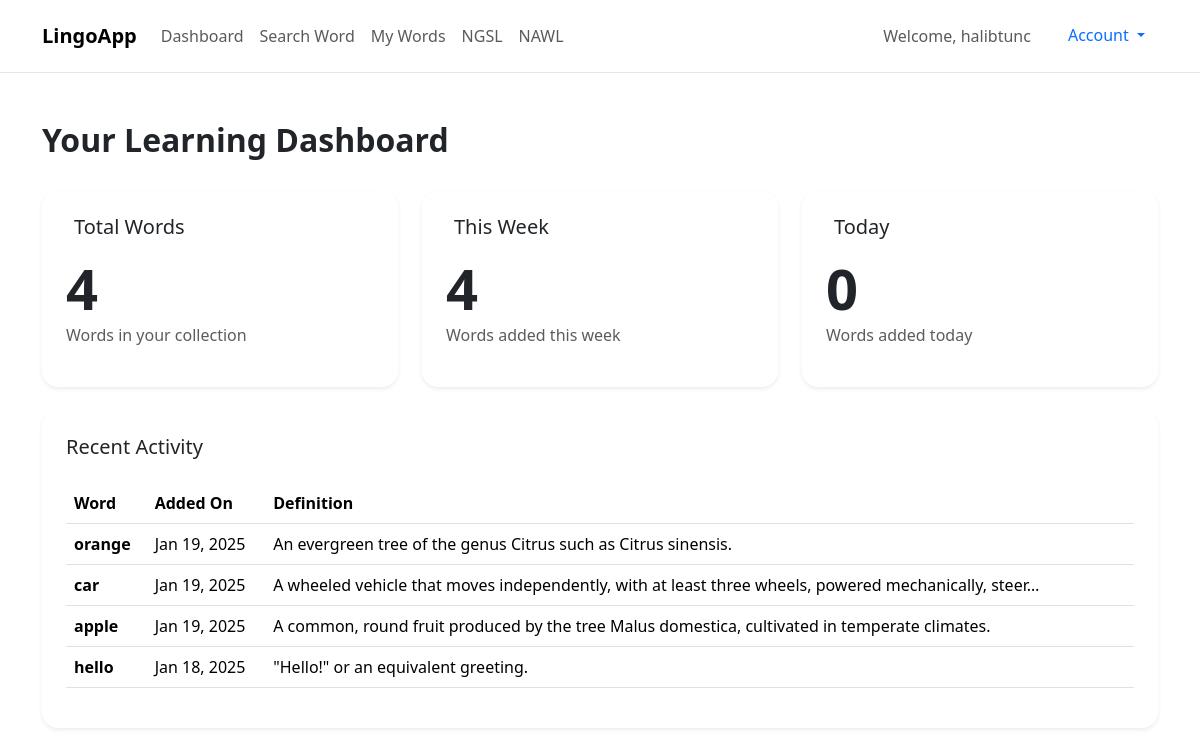
The app's page /dashboard/ (signed in) with its own data.
### dictapp/models.py (models this page shows, shortened)
class Word(models.Model):
    user = models.ForeignKey(
        User, on_delete=models.CASCADE, related_name='words', null=True)
    word = models.CharField(max_length=100)
    phonetic = models.CharField(max_length=100, null=True, blank=True)
    meanings = models.JSONField()  # Store the word meanings as JSON
    created_at = models.DateTimeField(auto_now_add=True)
    class Meta:
        ordering = ['-created_at']
        unique_together = ['user', 'word']

### dictapp/views.py (the view)
# urls.py: path('dashboard/', views.dashboard, name='dashboard'),
@login_required
def dashboard(request):
    now = timezone.now()
    week_ago = now - timedelta(days=7)
    today_start = now.replace(hour=0, minute=0, second=0, microsecond=0)
    total_words = Word.objects.filter(user=request.user).count()
    words_this_week = Word.objects.filter(
        user=request.user,
        created_at__gte=week_ago
    ).count()
    words_today = Word.objects.filter(
        user=request.user,
        created_at__gte=today_start
    ).count()
    recent_words = Word.objects.filter(
        user=request.user
    ).order_by('-created_at')[:5]
    context = {
        'total_words': total_words,
        'words_this_week': words_this_week,
        'words_today': words_today,
        'recent_words': recent_words,
    }
    return render(request, 'dashboard.html', context)

### dictapp/templates/dashboard.html (shortened to what this page needs)
{% extends 'base.html' %}
{% block content %}
<div class="container py-5">
    <div class="row">
        <div class="col-12 mb-4">
            <h2 class="fw-bold">Your Learning Dashboard</h2>
        </div>
    </div>
    <div class="row g-4">
        <div class="col-md-4">
            <div class="card border-0 shadow-sm rounded-4 h-100">
                <div class="card-body p-4">
                    <div class="d-flex align-items-center mb-3">
                        <h5 class="card-title mb-0">Total Words</h5>
                    </div>
                    <h2 class="display-4 fw-bold mb-0">{{ total_words }}</h2>
                    <p class="text-muted">Words in your collection</p>
                </div>
            </div>
        </div>
        <div class="col-md-4">
            <div class="card border-0 shadow-sm rounded-4 h-100">
                <div class="card-body p-4">
                    <div class="d-flex align-items-center mb-3">
                        <h5 class="card-title mb-0">This Week</h5>
                    </div>
                    <h2 class="display-4 fw-bold mb-0">{{ words_this_week }}</h2>
                    <p class="text-muted">Words added this week</p>
                </div>
            </div>
        </div>
        <div class="col-md-4">
            <div class="card border-0 shadow-sm rounded-4 h-100">
                <div class="card-body p-4">
                    <div class="d-flex align-items-center mb-3">
                        <h5 class="card-title mb-0">Today</h5>
                    </div>
                    <h2 class="display-4 fw-bold mb-0">{{ words_today }}</h2>
                    <p class="text-muted">Words added today</p>
                </div>
            </div>
        </div>
    </div>
    <div class="row mt-4">
        <div class="col-12">
            <div class="card border-0 shadow-sm rounded-4">
                <div class="card-body p-4">
                    <h5 class="card-title mb-4">Recent Activity</h5>
                    {% if recent_words %}
                        <div class="table-responsive">
                            <table class="table">
                                <thead>
                                    <tr>
                                        <th>Word</th>
                                        <th>Added On</th>
                                        <th>Definition</th>
                                    </tr>
                                </thead>
                                <tbody>
                                    {% for word in recent_words %}
                                    <tr>
                                        <td class="fw-bold">{{ word.word }}</td>
                                        <td>{{ word.created_at|date:"M d, Y" }}</td>
                                        <td>
                                            {% if word.meanings.0.definitions.0.definition %}
                                                {{ word.meanings.0.definitions.0.definition|truncatechars:100 }}
                                            {% else %}
                                                -
                                            {% endif %}
                                        </td>
                                    </tr>
                                    {% endfor %}
                                </tbody>
                            </table>
                        </div>
                    {% else %}
                        <p class="text-muted mb-0">No words added yet. Start by adding some words to your collection!</p>
                    {% endif %}
                </div>
            </div>
        </div>
    </div>
</div>
{% endblock %}

### dictapp/templates/base.html (shortened to what this page needs)
<!DOCTYPE html>
<html lang="en">
  <head>
    <link
      href="https://cdn.jsdelivr.net/npm/bootstrap@5.3.2/dist/css/bootstrap.min.css"
      rel="stylesheet"
    />
  </head>
  <body>
    <nav class="navbar navbar-expand-lg navbar-light bg-white py-3">
      <div class="container">
        <a class="navbar-brand fw-bold" href="{% url 'index' %}">LingoApp</a>
        <div class="collapse navbar-collapse" id="navbarNav">
          <ul class="navbar-nav me-auto">
            <li class="nav-item">
              <a class="nav-link" href="{% url 'dashboard' %}">Dashboard</a>
            </li>
            <li class="nav-item">
              <a class="nav-link" href="{% url 'search_word' %}">Search Word</a>
            </li>
            <li class="nav-item">
              <a class="nav-link" href="{% url 'my_words' %}">My Words</a>
            </li>
            <li class="nav-item">
              <a class="nav-link" href="{% url 'ngsl' %}">NGSL</a>
            </li>
            <li class="nav-item">
              <a class="nav-link" href="{% url 'nawl' %}">NAWL</a>
            </li>
          </ul>
          <div class="d-flex gap-2">
            {% if user.is_authenticated %}
              <span class="navbar-text me-3">Welcome, {{ user.username }}</span>
              <div class="dropdown">
                <button class="btn btn-link dropdown-toggle text-decoration-none" type="button" data-bs-toggle="dropdown">
                  Account
                </button>
              </div>
            {% else %}
              <a href="{% url 'login' %}" class="btn btn-login px-4">Log in</a>
              <a href="{% url 'register' %}" class="btn btn-signup px-4 rounded-pill">Sign up</a>
            {% endif %}
          </div>
        </div>
      </div>
    </nav>
    {% block content %} {% endblock %}
  </body>
</html>

### dictapp/templates/base.html (style rules this page uses)
.navbar { border-bottom: 1px solid #e5e5e5; }

### dictapp/templates/dashboard.html (style rules this page uses)
.card { transition: transform 0.2s; }
.table td { vertical-align: middle; }

### records on screen
Word: word "orange", created_at "Jan 19, 2025", meanings.0.definitions.0.definition "An evergreen tree of the genus Citrus such as Citrus sinensis."
Word: word "car", created_at "Jan 19, 2025", meanings.0.definitions.0.definition "A wheeled vehicle that moves independently, with at least three wheels, powered mechanically, steer…"
Word: word "apple", created_at "Jan 19, 2025", meanings.0.definitions.0.definition "A common, round fruit produced by the tree Malus domestica, cultivated in temperate climates."
Word: word "hello", created_at "Jan 18, 2025", meanings.0.definitions.0.definition "\"Hello!\" or an equivalent greeting."

### other values on screen
{{ user.username }} "halibtunc"
{{ total_words }} "4"
{{ words_this_week }} "4"
{{ words_today }} "0"
